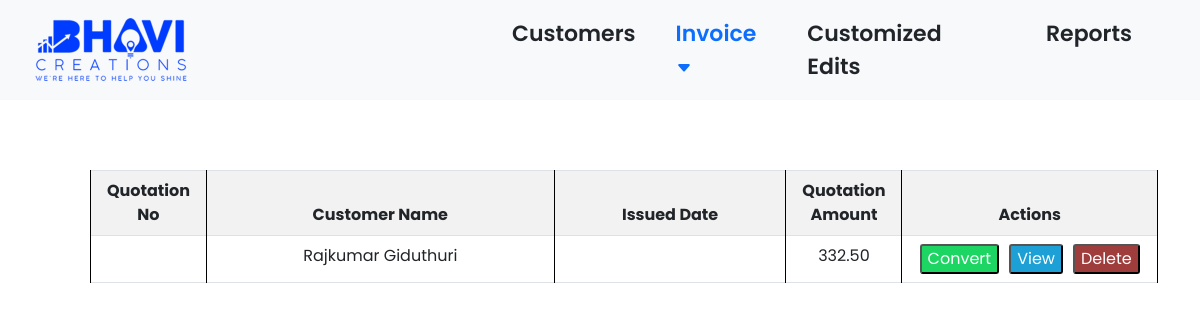
The page /viewquotes.php on the database as committed earlier.
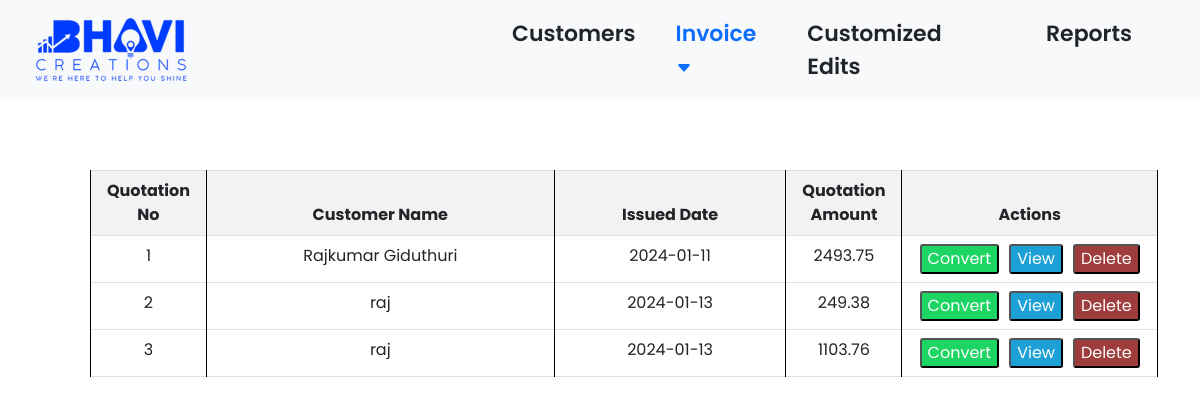
The same page on the database as committed later.
### tables this page shows
CREATE TABLE `quotation` (
  `Sid` int(11) NOT NULL,
  `quotation_no` int(11) NOT NULL,
  `quotation_date` date NOT NULL,
  `Company_name` varchar(150) NOT NULL,
  `Cname` varchar(50) NOT NULL,
  `Cphone` varchar(150) NOT NULL,
  `Caddress` text NOT NULL,
  `Cmail` varchar(150) NOT NULL,
  `Cgst` varchar(150) NOT NULL,
  `Final` double(10,2) NOT NULL,
  `Gst` int(20) NOT NULL,
  `Gst_total` double(10,2) NOT NULL,
  `Grandtotal` double(10,2) NOT NULL,
  `Totalinwords` text NOT NULL,
  `Terms` text NOT NULL,
  `Note` text NOT NULL,
  `advance` double(10,2) NOT NULL,
  `balance` double(10,2) NOT NULL,
  `balancewords` text NOT NULL
);

### viewquotes.php (the view, shortened to what this page needs)
<?php
require_once('bhavidb.php');
$sql = "SELECT * FROM quotation";
$result = $conn->query($sql);
?>
<!DOCTYPE html>
<html lang="en">
<head>
    <link href="https://cdn.jsdelivr.net/npm/bootstrap@5.0.2/dist/css/bootstrap.min.css" rel="stylesheet">
    <link rel="stylesheet" href="img/style.css">
</head>
<body>
    <header>
        <nav class="navbar navbar-expand-lg navbar-light bg-light d-none d-lg-block">
            <div class="container-fluid">
                <a class="navbar-brand" href="#"><img src="img/Bhavi-Logo-2.png" alt="" height="50%" width="50%"></a>
                <div class="collapse navbar-collapse ms-auto " id="navbarNav">
                    <ul class="navbar-nav " style="margin-left: 10%;">
                        <li class="nav-item pe-4">
                            <a class="nav-link text-dark" href="viewcustomers.php">Customers</a>
                        </li>
                        <li class="dropdown nav-item pe-4">
                            <a class="nav-link active text-primary" href="#">Invoice <svg xmlns="http://www.w3.org/2000/svg" width="16" height="16" fill="currentColor" class="bi bi-caret-down-fill" viewBox="0 0 16 16">
                                    <path d="M7.247 11.14 2.451 5.658C1.885 5.013 2.345 4 3.204 4h9.592a1 1 0 0 1 .753 1.659l-4.796 5.48a1 1 0 0 1-1.506 0z" />
                                </svg></a>
                        </li>
                        <li class="nav-item pe-5">
                            <a class="nav-link text-dark" href="customized_edits.php">Customized Edits</a>
                        </li>
                        <li class="nav-item pe-5">
                            <a class="nav-link text-dark" href="report.php">Reports</a>
                        </li>
                    </ul>
                </div>
            </div>
        </nav>
    </header>
</body>
</html>
<!DOCTYPE html>
<html lang="en">
<head>
</head>
<body>
    <div class="container " style="margin-top: 70px;">
        <div class="table-responsive ms-5" style="max-height: 500px; max-width: 1194px; overflow-y: auto;">
            <table class="table table-bordered viewinvoicetable">
                <thead style="position: sticky; top: 0; z-index: 1; background-color: #f2f2f2;">
                    <tr>
                        <th class="text-center" style="width: 10%;">Quotation No</th>
                        <th style="width: 30%;">Customer Name</th>
                        <th style="width: 20%;">Issued Date</th>
                        <th style="width: 10%;">Quotation Amount</th>
                        <th style="width: 20%;">Actions</th>
                    </tr>
                </thead>
                <tbody id="product_tbody" class="viewinvoicetable">
                    <?php
                    while ($row = $result->fetch_assoc()) {
                        echo "<tr>";
                        echo "<td>" . $row['quotation_no'] . "</td>";
                        echo "<td>" . $row['Cname'] . "</td>";
                        echo "<td>" . $row['quotation_date'] . "</td>";
                        echo "<td>" . $row['Grandtotal'] . "</td>";
                        echo "<td>
                                <div class='btn-group'>
                                    <form method='POST' action='convert.php'>
                                        <input type='hidden' name='convert_id' value='" . $row['Sid'] . "'>
                                        <button type='submit' class='history-button'>
                                            Convert
                                        </button>
                                    </form>
                                    <span style='margin-left: 10px;'></span>
                                    <button type='submit' class='view-button'>
                                        <a class='view-button' href='quprint.php?Sid={$row['Sid']}'>View</a>
                                    </button>
                                    <span style='margin-left: 10px;'></span>
                                    <form method='POST' onsubmit='return confirm(\"Are you sure you want to delete this record?\");'>
                                        <input type='hidden' name='delete_id' value='" . $row['quotation_no'] . "'>
                                        <button type='submit' class='delete-button'>Delete</button>
                                    </form>
                                </div>
                            </td>";
                        echo "</tr>";
                    }
                    ?>
                </tbody>
            </table>
        </div>
    </div>
</body>
</html>

### img/style.css (style rules this page uses)
* { font-family: 'Poppins', sans-serif; }
.navbar-nav { color: black; font-family: 'Poppins', sans-serif; font-weight: 600; font-size: 22px; }
table { border-collapse: collapse; width: 100%; }
th, td { border: 1px solid black; padding: 8px; text-align: left; }
th { background-color: #f2f2f2; }
.viewinvoicetable { justify-content: center; }
.viewinvoicetable th { text-align: center; }
.viewinvoicetable td { text-align: center; }
.delete-button { background-color: rgb(159, 60, 60); color: white; border-radius: 3px; }
.view-button { background-color: rgb(28, 160, 213); color: white; border-radius: 3px; text-decoration: none; }
.history-button { background-color: rgb(28, 213, 99); color: white; border-radius: 3px; text-decoration: none; }

### viewquotes.php (style rules this page uses)
.dropdown { position: relative; display: inline-block; }

Rows that differ between the two databases and show on the page:
removed quotation: Cname "Rajkumar Giduthuri", Grandtotal "332.50"
added quotation: quotation_no "1", Cname "Rajkumar Giduthuri", quotation_date "2024-01-11", Grandtotal "2493.75"
added quotation: quotation_no "2", Cname "raj", quotation_date "2024-01-13", Grandtotal "249.38"
added quotation: quotation_no "3", Cname "raj", quotation_date "2024-01-13", Grandtotal "1103.76"
